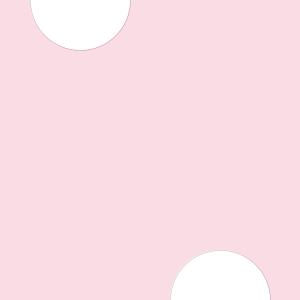
Frame 1 (no input)
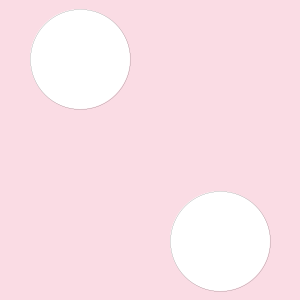
Frame 60 (the mouse pressed at the canvas centre just before this capture)
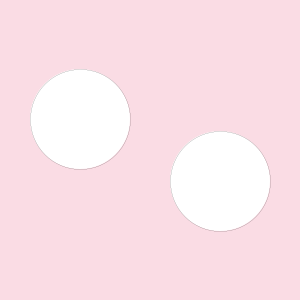
Frame 120 (the mouse held since frame 60 and released just before this capture)

The Processing sketch that drew these frames (run headless with seeded random() and noise(); from frame 60 on, the mouse is pressed at the canvas centre):

// Processing sketch: movement_4
// ── movement_4.pde
int x = 0;
int y = 300;

void setup(){
  size(300,300);
}

void draw(){
  background(250, 220, 228);
  strokeWeight(0);
  fill(255);
  circle(80, x, 100);
  x = x + 1;
  if ( x > 350)
    x = -50;
    circle(220, y, 100);
  y = y - 1;
  if ( y < -50)
    y= 350;
}
